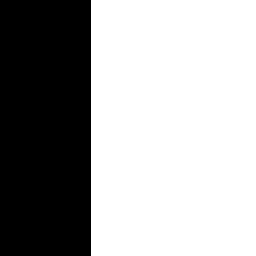
#> input picture BW.png, 256 x 256 px
$ jupyter execute --allow-errors Projet.ipynb   (older library calls are emulated)
#> lines starting #> are read from the running program, lines starting #| are printed output that depends on the picture; after the words box and inside, x2 and y2 are one past the last pixel; in counts of white or black regions, pixels touching at a corner belong together
# Inpainting Project

importing libraries we are going to need :

[cell 1]
import imageio as iio
import numpy as np
import skimage.morphology as morpho
from skimage import img_as_float
import matplotlib.pyplot as plt

### Image Reading

[cell 2]
im=iio.imread('BW.png')
#> im is the input picture: shape (256, 256, 3); 64.5% white; 1 black region, box (x1, y1, x2, y2) and area: (0, 0, 91, 256) 23296
sizex , sizey = im.shape[:2]
#> sizex = 256; sizey = 256
print(sizex , sizey)
#| 256 256

### Image Display

[cell 3]
def view(data, size=(10, 10), dpi=100):
    """
    Image Dispaly
    """
    fig = plt.figure()
    fig.set_size_inches(size)
    ax = plt.Axes(fig, [0., 0., 1., 1.])
    ax.set_axis_off()
    fig.add_axes(ax)
    ax.imshow(data)
    plt.show()

### Rectangular mask creating function

[cell 4]
def mask(im, x1, x2 , y1 , y2):
    """
    Takes into argument image , and four coodinates and
    produces mask that has image size
    """
    shape = im.shape
    mask = np.ones((shape[0],shape[1]), dtype=int)
    for i in range(x1,x2):
        for j in range(y1,y2):
            mask[i,j]=0
    return mask

def read_mask(filename):
    return iio.imread(filename,as_grey=True)

[cell 5]
def delete_zone(im,mask):
    """
    Takes as argument image and mask and produces image with
    nullified zone
    """
    n,m,k=im.shape
    new_im = np.zeros((n,m,k),dtype=int)
    for i in range(3):
        new_im[:,:,i]=im[:,:,i]*mask
    return new_im

## Patch manipulations :

[cell 6]
def get_patch(image,p,patch_size=8):
    """
    Returns a patch centered on p
    """
    r = patch_size//2
    clip = np.array(image[p[0]-r:p[0]+r+1,p[1]-r:p[1]+r+1])
    return clip


def similarity(patch1 , patch2 , maskpatch):
    d=0
    for i in range(3):
        d+= np.sum(maskpatch*(patch1[:,:,i]-patch2[:,:,i])**2)
    return d

# Let's calculate the priority term

## Confidence term

[cell 7]
def c_matrix(mask):
    n,m= mask.shape
    c=np.zeros(mask.shape)
    for k in range(n):
        for l in range(m):
            patch = get_patch(mask,(k,l))
            c[k,l]=np.sum(patch)/(patch.shape[0]*patch.shape[1])
    return c

#view(c_matrix(mask(im, 10, 100 , 20, 200)))

[cell 8]
mask_1=mask(im, 102, 135 , 30+35, 88+35)
#> mask_1: shape (256, 256) int64; values 0 (black) and 1 (white), 97.1% white; 1 black region, box (x1, y1, x2, y2) and area: (65, 102, 123, 135) 1914
view(delete_zone(im,mask_1))
#> after the loop in delete_zone, `for i in range(3):`: new_im: shape (256, 256, 3) int64; 62.8% white; 1 black region, box (x1, y1, x2, y2) and area: (0, 0, 123, 256) 24352

[cell 9]
#Bords du mask rectangulaire
# We need to find out how to do it in general case
## Border using morphology
def init_bord_m(mask):
    n,m=mask.shape
    strell=morpho.disk(1)
    bords= mask-morpho.erosion(mask,strell)
    L=[]
    for i in range(n):
        for j in range(m):
            if(bords[i,j]==1):
                L.append((i,j))
    return L

def bord_matrix(mask,bord):
    """
    frontiere in a matrix ( for display purpuses only)
    """
    n,m=mask.shape
    bord_matrix=np.zeros((n,m))
    for i in range(n):
        for j in range(m):
            if((i,j) in bord):
                bord_matrix[i,j]=1
    return bord_matrix

[cell 10]
bord = init_bord_m(mask_1)
#> in init_bord_m, `bords= mask-morpho.erosion(mask,strell)`:
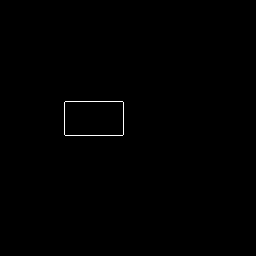
#> bords: shape (256, 256) int64; values 0 (black) and 1 (white), 0.28% white in thin lines or dots, all inside (x1, y1, x2, y2) = (64, 101, 124, 136)
#> bord = 182 pairs, first value 101 to 135, second value 64 to 123
#view(bord_matrix(mask,old))
#update_bord(old , mask , (20,20))
#view(bord_matrix(mask,old))

[cell 11]
def gradient_I(image ,mask, bordure):
        """
        We compute I(p) for all p in delta(\Omega)
        """
        h, w = image.shape[:2]
        c=image.copy()
        c_r= img_as_float(c[:,:,0])
        c_g= img_as_float(c[:,:,1])
        c_b= img_as_float(c[:,:,2])
        # We fill the outside of the mask with nones
        c_r[mask == 0] = np.NaN
        c_g[mask == 0] = np.NaN
        c_b[mask == 0] = np.NaN
        # We compute the gradient
        fgradx,fgrady = np.array([np.zeros([h, w]),np.zeros([h, w])])
        for point in bordure:
            patch_r=get_patch(c_r,point)
            patch_g=get_patch(c_g,point)
            patch_b=get_patch(c_b,point)

            gradientR = np.nan_to_num(np.gradient(patch_r))
            gradientG = np.nan_to_num(np.gradient(patch_g))
            gradientB = np.nan_to_num(np.gradient(patch_b))

            normeR= np.sqrt(gradientR[0]**2 + gradientR[1]**2)
            normeG= np.sqrt(gradientG[0]**2 + gradientG[1]**2)
            normeB= np.sqrt(gradientB[0]**2 + gradientB[1]**2)

            norme = np.maximum(normeR,normeG,normeB)

            max_patch = np.unravel_index(
                norme.argmax(),
                norme.shape
            )
            fgradx[point[0], point[1]] = gradientR[0][max_patch]
            fgrady[point[0], point[1]] = gradientR[1][max_patch]

        return [fgradx,fgrady]


I=gradient_I(im , mask_1 ,bord)
#> in gradient_I, `c_r[mask == 0] = np.NaN`: c_r: shape (256, 256) float64; 2.92% of the values are NaN or infinite; the others: min 0, max 1, mean 0.647
#> the loop in gradient_I, `for point in bordure:` made 182 passes
#> (point, max_patch) on passes 1 to 3: ((101, 65), (0, 0)), ((101, 66), (0, 0)), ((101, 67), (0, 0))
#> after the loop in gradient_I, `for point in bordure:`: fgradx: shape (256, 256) float64; every value is 0
#> I = 2 items
print(I[1])
#> (printed output is left out)
view(I[0])
view(I[1])

[cell 12]
def normal_vect(image,mask,bord) : #n(p)
    h, w = mask.shape[:2]
    coordx , coordy= np.zeros((h, w)),np.zeros((h, w))
    for p in bord:
        i,j=p
        patch = get_patch(mask,(i,j))
        grad = len(patch)*len(patch[0])*np.nan_to_num(np.array(np.gradient(patch)))
        gradX = grad[0]
        gradY = grad[1]
        centerX, centerY = patch.shape[0]//2 ,patch.shape[1]//2
        coordx[i][j] =gradX[centerX][centerY]
        coordy[i][j] =gradY[centerX][centerY]
    return coordy,coordx
n=normal_vect(im,mask_1,init_bord_m(mask_1))
#> the loop in normal_vect, `for p in bord:` made 182 passes
#> (i, j) on passes 1 to 3: (101, 65), (101, 66), (101, 67)
#> after the loop in normal_vect, `for p in bord:`:
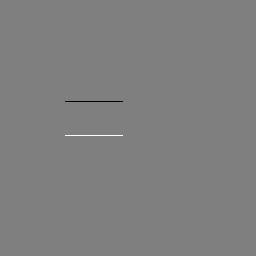
#> coordx: shape (256, 256) float64; min -40.5, max 40.5, mean 0; drawn with min black and max white
view(n[0])
view(n[1])

[cell 13]
def P(image,mask,bordure):

    "Computes P for points of the bordure"

    h, w = mask.shape[:2]
    P=np.zeros((h,w))
    C=c_matrix(mask)
    I=gradient_I(image ,mask, bordure)
    N=normal_vect(image,mask,bordure)
    for (i,j) in bordure:
        P[i][j]=np.abs(I[0][i][j]*N[0][i][j]+
            I[1][i][j]*N[1][i][j])/255 * C[i][j]
    return P

def maxP(image,mask,bordure):

    "Finds point with max value of P"

    p=P(image,mask,bordure)
    maximum=p[bordure[0]]
    argmax=bordure[0]
    for point in bordure:
        i,j=point
        if(p[i][j]>=maximum):
            maximum = p[i][j]
            argmax=point
    return argmax

[cell 14]
view(P(im,mask_1,init_bord_m(mask_1)))
#> the loop in c_matrix, `for k in range(n):` made 256 passes
#> after the loop in c_matrix, `for k in range(n):`:
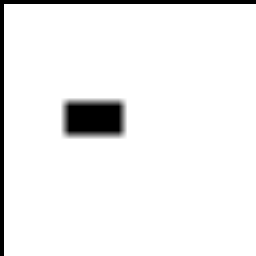
#> c: shape (256, 256) float64; 3.1% of the values are NaN or infinite; the others: min 0, max 1, mean 0.97; drawn with min black, max white, NaN and infinite black
#> the loop in gradient_I (call 2), `for point in bordure:` made 182 passes
#> the loop in normal_vect (call 2), `for p in bord:` made 182 passes
#> the loop in P, `for (i,j) in bordure:` made 182 passes
print(maxP(im,mask_1,init_bord_m(mask_1)))
#> the loop in P (call 2), `for (i,j) in bordure:` made 182 passes
#> the loop in maxP, `for point in bordure:` made 182 passes
#| (135, 94)

# Iteration Of the algorithm

[cell 15]
def iterate(image , firstmask , patch_size = 8 ,make_gif=True):
    mask=np.copy(firstmask)
    frt = init_bord_m(mask)
    new_image= delete_zone(image,mask)
    view(new_image)
    K=0
    ps=patch_size//2

    while (len(frt)>0):
        p_point= maxP(new_image,mask,frt)
        p_patch=get_patch(new_image,p_point)
        new_patch = get_patch(new_image, (ps,ps))
        d = similarity(new_patch,p_patch,get_patch(mask,(ps,ps)))
        print(d)
        chosenX,chosenY = p_point
        print("point chosen is: {0},{1}".format(chosenX,chosenY))
        maskpatch = get_patch(mask,(chosenX,chosenY))
        # Looking for a patch that is the closest to the content of uncomplete patch
        for x in range(ps, new_image.shape[0]-ps):
            for y in range(ps,new_image.shape[1]-ps):
                potential = True
                firstpatch=get_patch(firstmask,(x,y))
                for i in range(patch_size):
                    for j in range(patch_size):
                        if(firstpatch[i,j]==0):
                            potential=False
                if (potential):
                    testPatch = get_patch(new_image,(x,y))
                    dtest = similarity(p_patch,testPatch,maskpatch)
                    if dtest < d :
                        d = dtest
                        print(dtest)
                        print('coordinates are {0} {1}'.format(x,y))
                        new_patch = np.copy(testPatch)
        view(new_patch)
        # Filling
        for i in range(-ps,ps+1) :
            for j in range(-ps,ps+1):
                if(mask[chosenX+i,chosenY+j]==0):
                    new_image[chosenX+i,chosenY+j]= new_patch[ps+i,ps+j]
                    mask[chosenX+i,chosenY+j]= 1
        frt=init_bord_m(mask)
        view(new_image)
        iio.imwrite("output/"+str(K)+".jpg", new_image)
        print(len(frt))
        K+=1

[cell 16]
im=iio.imread('RGB.png')
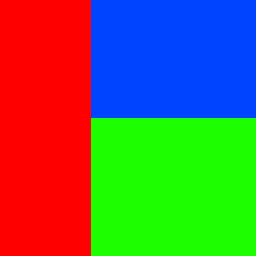
#> input picture RGB.png, 256 x 256 px
#> im is the input picture: shape (256, 256, 3); mean R, G, B 100.7, 108.8, 75.8

#> (the rest of this cell did not finish here and is left out)

#> after the loop in delete_zone (call 2), `for i in range(3):`:
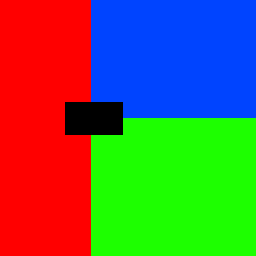
#> new_im: shape (256, 256, 3) int64; mean R, G, B 97.1, 106.2, 73.8
#> the loop in iterate, `while (len(frt)>0):` made 1 pass
#> (printed output is left out)
#> pass 1, in gradient_I (call 4), `c_r= img_as_float(c[:,:,0])`:
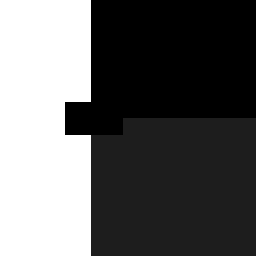
#> c_r: shape (256, 256) float64; min 0, max 2.76e-17, mean 1.05e-17; drawn with min black and max white
#> pass 1, in gradient_I (call 4), `c_g= img_as_float(c[:,:,1])`:
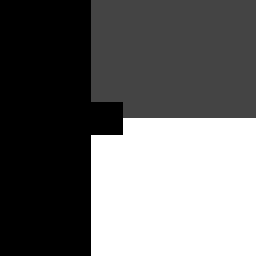
#> c_g: shape (256, 256) float64; min 0, max 2.76e-17, mean 1.15e-17; drawn with min black and max white
#> pass 1, in view (call 8), `plt.show()`:
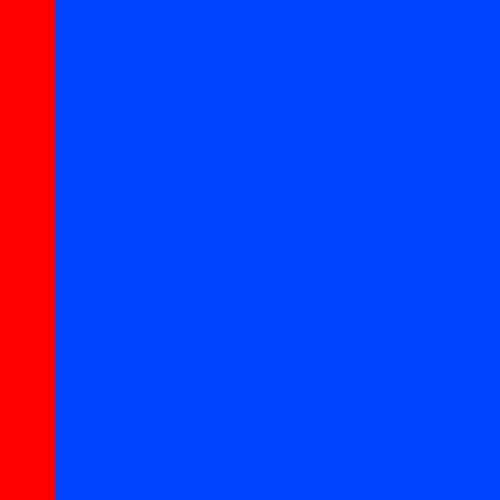
#> figure drawn by matplotlib, 1 panel
#> after the loop in iterate, `while (len(frt)>0):`: mask: shape (256, 256) int64; values 0 (black) and 1 (white), 97.1% white; 1 black region, box (x1, y1, x2, y2) and area: (65, 102, 123, 135) 1878
#> after the loop in iterate, `while (len(frt)>0):`: new_image: shape (256, 256, 3) int64; 0.05% of pixels changed, all inside (x1, y1, x2, y2) = (90, 102, 99, 106)

[cell 17]
from PIL import ImageTk, Image, ImageDraw

mask = Image.new("L",(100 , 100),255)
#> mask: PIL image 100x100 L; every value is 255
array_mask = np.array(mask)
draw = ImageDraw.Draw(mask)

draw.line((0, 50, 10, 80), fill=0, width=10)


view(mask)
#> in view (call 10), `plt.show()`:
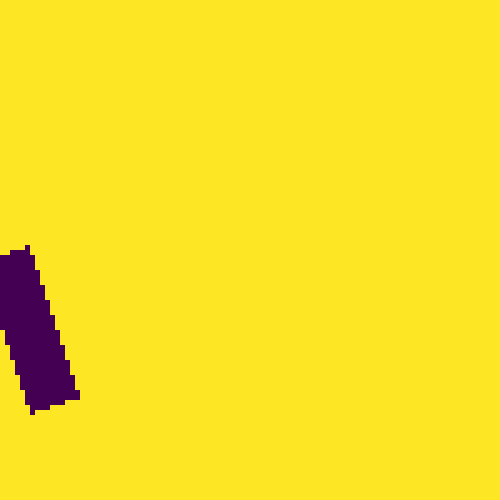
#> figure drawn by matplotlib, 1 panel
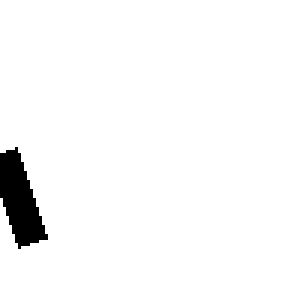
#> mask: PIL image 100x100 L (shown 3 times larger); 96.9% white; 1 black region, box (x1, y1, x2, y2) and area: (0, 49, 16, 83) 307
